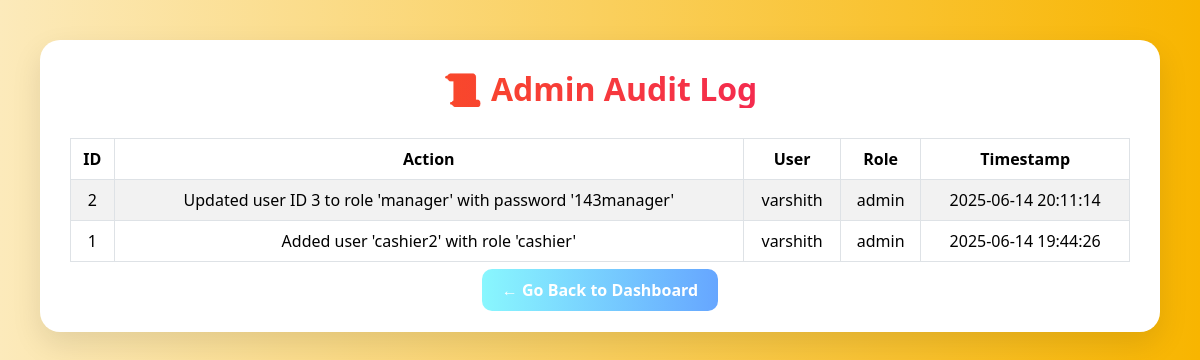
Page /admin/audit-log (signed in) on the earlier database version.
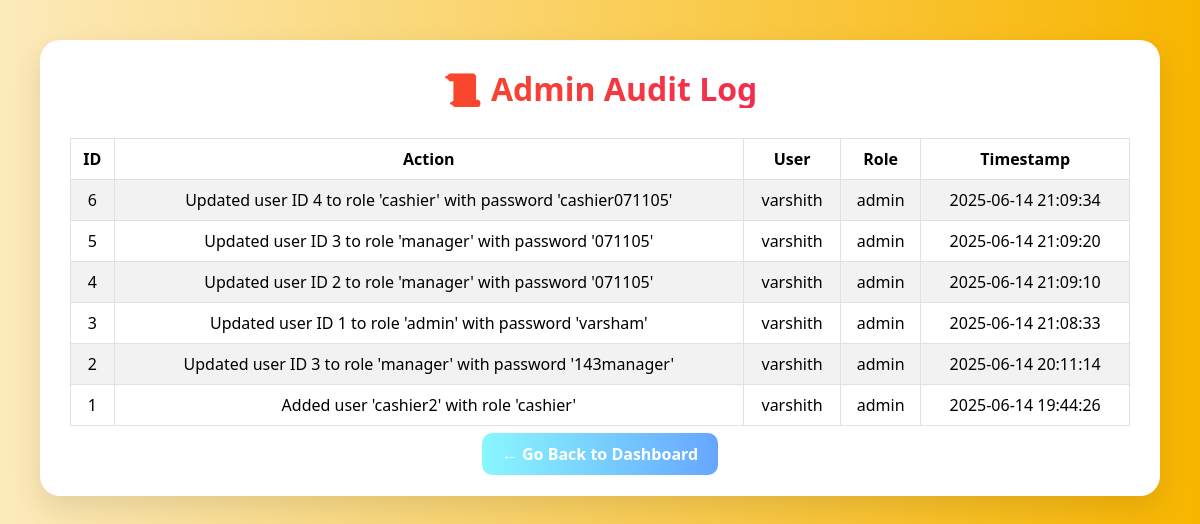
Same page on the later database version.
### tables this page shows
CREATE TABLE audit_log (
            id INTEGER PRIMARY KEY AUTOINCREMENT,
            action TEXT NOT NULL,
            user TEXT NOT NULL,
            role TEXT NOT NULL,
            timestamp DATETIME DEFAULT CURRENT_TIMESTAMP
        );

### app.py (the view)
@app.route('/admin/audit-log')
def audit_log():
    if 'role' in session and session['role'] == 'admin':
        with get_db_connection() as conn:
            cursor = conn.cursor()
            cursor.execute("SELECT id, action, user, role, timestamp FROM audit_log ORDER BY timestamp DESC")
            logs = cursor.fetchall()
        return render_template('admin_audit_log.html', logs=logs)
    return redirect('/login')

### app.py (called while the page is built)
@contextmanager
def get_db_connection():
    conn = sqlite3.connect("grocery.db", timeout=10)
    conn.execute("PRAGMA journal_mode=WAL;")
    try:
        yield conn
        conn.commit()
    except Exception as e:
        conn.rollback()
        raise e
    finally:
        conn.close()

### templates/admin_audit_log.html (shortened to what this page needs)
<!DOCTYPE html>
<html lang="en">
<head>
    <link href="https://cdn.jsdelivr.net/npm/bootstrap@5.3.3/dist/css/bootstrap.min.css" rel="stylesheet">
</head>
<body>
    <div class="container log-container">
        <h2>📜 Admin Audit Log</h2>
        {% if logs %}
        <table class="table table-bordered table-striped">
            <thead>
                <tr>
                    <th>ID</th>
                    <th>Action</th>
                    <th>User</th>
                    <th>Role</th>
                    <th>Timestamp</th>
                </tr>
            </thead>
            <tbody>
                {% for log in logs %}
                <tr>
                    <td>{{ log[0] }}</td>
                    <td>{{ log[1] }}</td>
                    <td>{{ log[2] }}</td>
                    <td>{{ log[3] }}</td>
                    <td>{{ log[4] }}</td>
                </tr>
                {% endfor %}
            </tbody>
        </table>
        {% else %}
        <p class="text-center text-muted">No actions logged yet.</p>
        {% endif %}
        <div class="text-center">
            <a href="/admin" class="btn-back">← Go Back to Dashboard</a>
        </div>
    </div>
</body>
</html>

Differences in the rows shown:
added audit_log: id "6", action "Updated user ID 4 to role 'cashier' with password 'cashier071105'", user "varshith", role "admin", timestamp "2025-06-14 21:09:34"
added audit_log: id "5", action "Updated user ID 3 to role 'manager' with password '071105'", user "varshith", role "admin", timestamp "2025-06-14 21:09:20"
added audit_log: id "4", action "Updated user ID 2 to role 'manager' with password '071105'", user "varshith", role "admin", timestamp "2025-06-14 21:09:10"
added audit_log: id "3", action "Updated user ID 1 to role 'admin' with password 'varsham'", user "varshith", role "admin", timestamp "2025-06-14 21:08:33"
